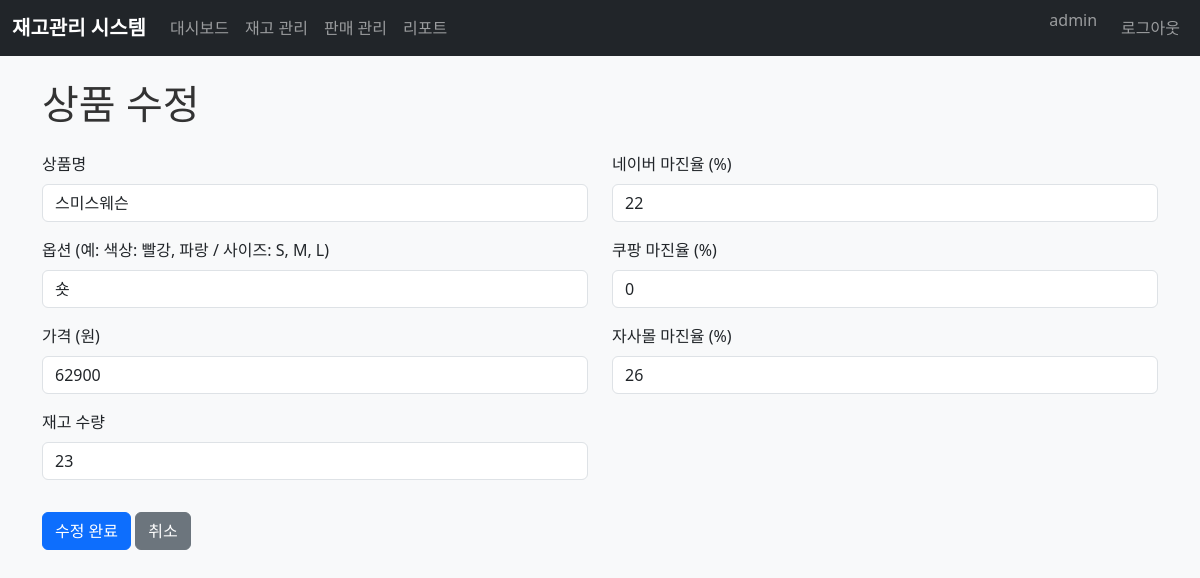
/product/edit/2 (signed in), run on an earlier commit of the app's database.
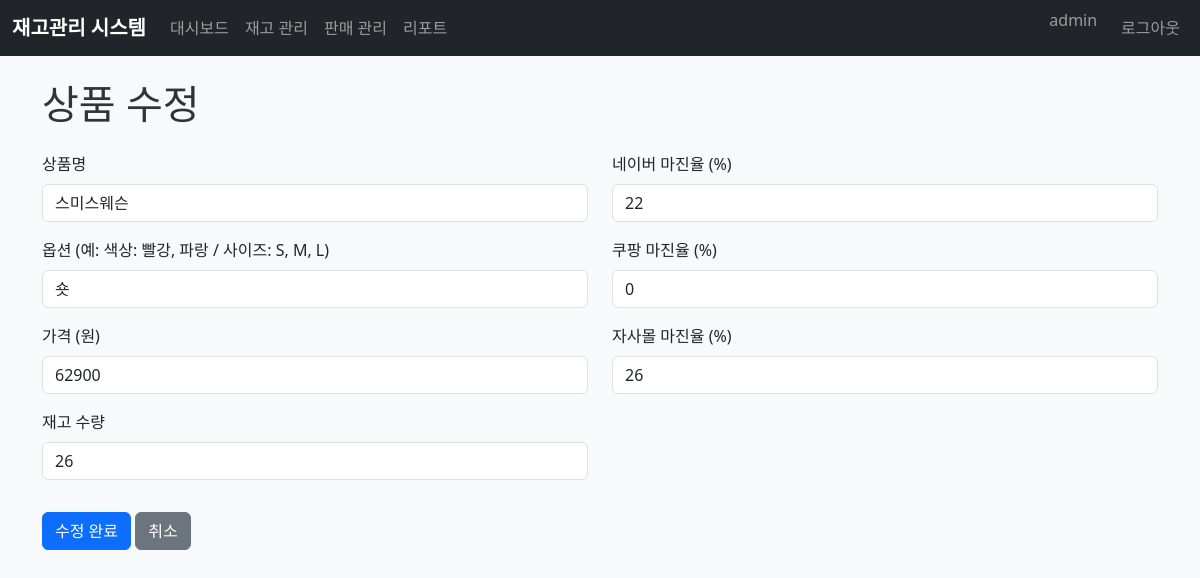
And on a later commit of the database.
### tables this page shows
CREATE TABLE products (
        id INTEGER PRIMARY KEY AUTOINCREMENT,
        name VARCHAR(100) NOT NULL,
        options TEXT,
        price DECIMAL(10,2) NOT NULL,
        margin_naver DECIMAL(5,2) NOT NULL,
        margin_coupang DECIMAL(5,2) NOT NULL,
        margin_self DECIMAL(5,2) NOT NULL,
        quantity INTEGER NOT NULL DEFAULT 0,
        created_at DATETIME DEFAULT CURRENT_TIMESTAMP,
        updated_at DATETIME DEFAULT CURRENT_TIMESTAMP
    );

### app.py (the view, shortened to what this page needs)
@app.route('/product/edit/<int:product_id>', methods=['GET', 'POST'])
@login_required
def edit_product(product_id):
    product = manager.get_product(product_id)
    if not product:
        return redirect(url_for('inventory_page'))
    return render_template('edit_product.html', product=product)

### app.py (called while the page is built)
@login_manager.user_loader
def load_user(user_id):
    return User.get_by_id(int(user_id))

### auth.py (called while the page is built)
    @staticmethod
    def get_by_id(user_id):
        conn = database.get_connection()
        cursor = conn.cursor()
        if hasattr(conn, 'server_version'):  # PostgreSQL
            cursor.execute('SELECT id, username, email, is_admin FROM users WHERE id = %s', (user_id,))
        else:  # SQLite
            cursor.execute('SELECT id, username, email, is_admin FROM users WHERE id = ?', (user_id,))
        user_data = cursor.fetchone()
        conn.close()
        if user_data:
            return User(user_data[0], user_data[1], user_data[2], user_data[3])
        return None

### database.py (called while the page is built)
def get_connection():
    return sqlite3.connect(DATABASE_NAME)

### templates/edit_product.html (shortened to what this page needs)
{% extends "base.html" %}
{% block content %}
<h1>상품 수정</h1>
<form method="post" action="/product/edit/{{ product.id }}" class="mt-4">
    <div class="row">
        <div class="col-md-6">
            <div class="mb-3">
                <label for="name" class="form-label">상품명</label>
                <input type="text" class="form-control" id="name" name="name" value="{{ product.name }}" required>
            </div>
            <div class="mb-3">
                <label for="options" class="form-label">옵션 (예: 색상: 빨강, 파랑 / 사이즈: S, M, L)</label>
                <input type="text" class="form-control" id="options" name="options" value="{{ product.options if product.options else '' }}" placeholder="옵션을 입력하세요 (선택사항)">
            </div>
            <div class="mb-3">
                <label for="price" class="form-label">가격 (원)</label>
                <input type="number" class="form-control" id="price" name="price" min="0" step="1" value="{{ product.price }}" required>
            </div>
            <div class="mb-3">
                <label for="quantity" class="form-label">재고 수량</label>
                <input type="number" class="form-control" id="quantity" name="quantity" min="0" value="{{ product.quantity }}" required>
            </div>
        </div>
        <div class="col-md-6">
            <div class="mb-3">
                <label for="margin_naver" class="form-label">네이버 마진율 (%)</label>
                <input type="number" class="form-control" id="margin_naver" name="margin_naver" min="0" max="100" step="0.1" value="{{ product.margin_naver }}" required>
            </div>
            <div class="mb-3">
                <label for="margin_coupang" class="form-label">쿠팡 마진율 (%)</label>
                <input type="number" class="form-control" id="margin_coupang" name="margin_coupang" min="0" max="100" step="0.1" value="{{ product.margin_coupang }}" required>
            </div>
            <div class="mb-3">
                <label for="margin_self" class="form-label">자사몰 마진율 (%)</label>
                <input type="number" class="form-control" id="margin_self" name="margin_self" min="0" max="100" step="0.1" value="{{ product.margin_self }}" required>
            </div>
        </div>
    </div>
    <div class="mt-3">
        <button type="submit" class="btn btn-primary">수정 완료</button>
        <a href="/inventory" class="btn btn-secondary">취소</a>
    </div>
</form>
{% endblock %}

What changed in the data, as far as the page shows it:
changed products "스미스웨슨": quantity "23" → "26"
